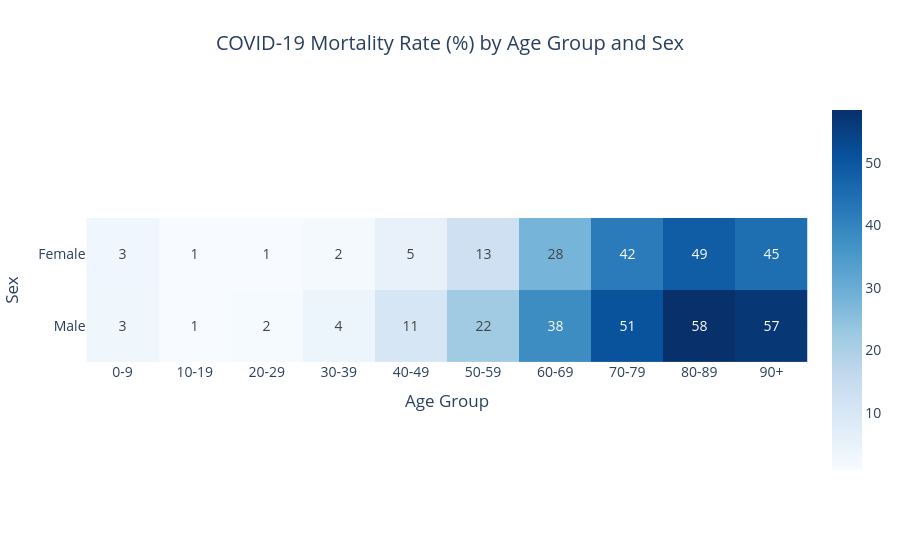

Source (notebook cell):
### Markdown cell above
## Question 1 — How does mortality rate vary by age group and sex?

### Code cell
age_sex = (covid_df.groupby(['AGE_GROUP', 'SEX_LABEL'], observed=True)['DIED'].mean() * 100).unstack()

fig = px.imshow(
    age_sex.T,
    color_continuous_scale="Blues",
    text_auto=".0f",
    title="COVID-19 Mortality Rate (%) by Age Group and Sex"
)

fig.update_layout(
    template="plotly_white",
    title_x=0.5,
    xaxis_title="Age Group",
    yaxis_title="Sex",
    font=dict(size=14)
)

fig.show()

### Figure 1 — Plotly figure (JSON) as saved in the notebook; plotly's stock layout.template omitted (floating-point values rounded to 4 significant figures)
{"data": [{"coloraxis": "coloraxis", "hovertemplate": "AGE_GROUP: %{x}<br>SEX_LABEL: %{y}<br>color: %{z}<extra></extra>", "name": "0", "texttemplate": "%{z:.0f}", "type": "heatmap", "x": ["0-9", "10-19", "20-29", "30-39", "40-49", "50-59", "60-69", "70-79", "80-89", "90+"], "xaxis": "x", "y": ["Female", "Male"], "yaxis": "y", "z": [[2.934, 0.9298, 0.8949, 1.809, 5.2, 12.81, 28.02, 41.83, 48.53, 44.84], [3.312, 0.9662, 1.569, 3.972, 10.55, 21.85, 37.96, 50.87, 58.44, 56.87]]}], "layout": {"coloraxis": {"autocolorscale": false, "colorscale": [[0.0, "rgb(247,251,255)"], [0.125, "rgb(222,235,247)"], [0.25, "rgb(198,219,239)"], [0.375, "rgb(158,202,225)"], [0.5, "rgb(107,174,214)"], [0.625, "rgb(66,146,198)"], [0.75, "rgb(33,113,181)"], [0.875, "rgb(8,81,156)"], [1.0, "rgb(8,48,107)"]]}, "font": {"size": 14}, "title": {"text": "COVID-19 Mortality Rate (%) by Age Group and Sex", "x": 0.5}, "xaxis": {"anchor": "y", "constrain": "domain", "domain": [0.0, 1.0], "scaleanchor": "y", "title": {"text": "Age Group"}}, "yaxis": {"anchor": "x", "autorange": "reversed", "constrain": "domain", "domain": [0.0, 1.0], "title": {"text": "Sex"}}}}
